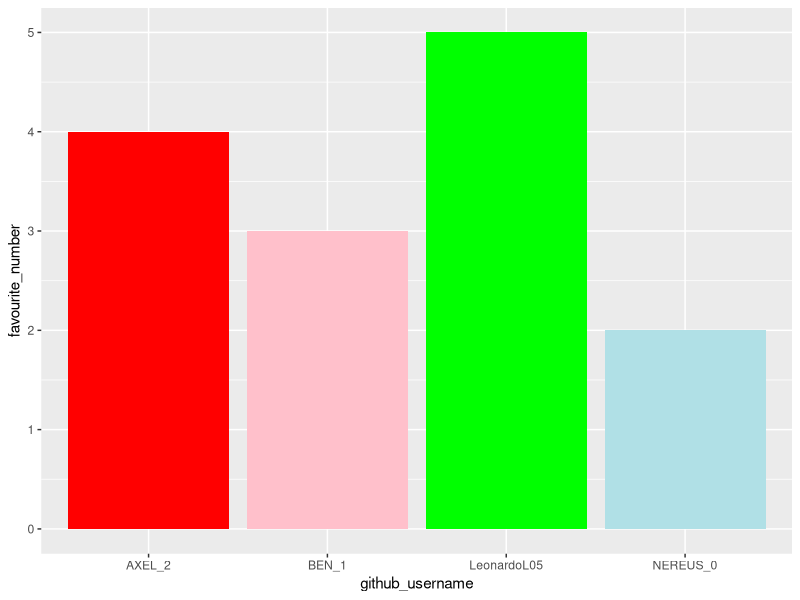
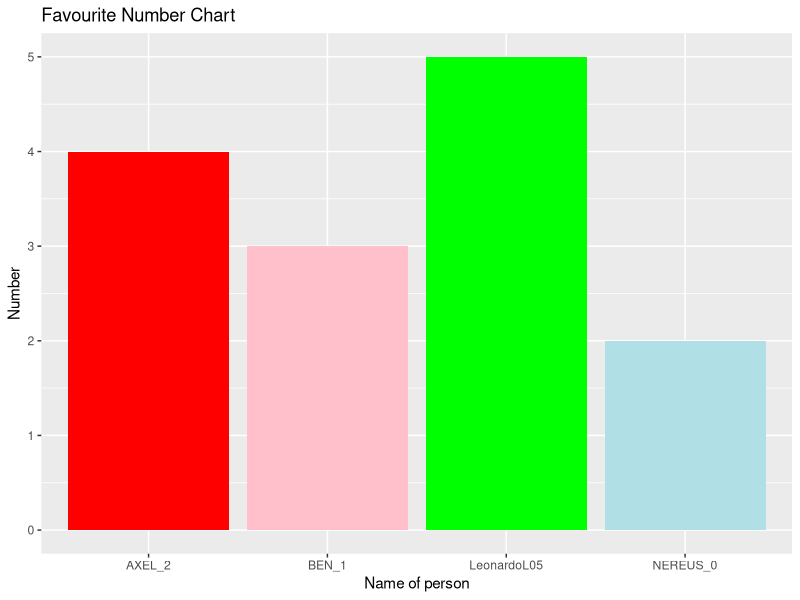
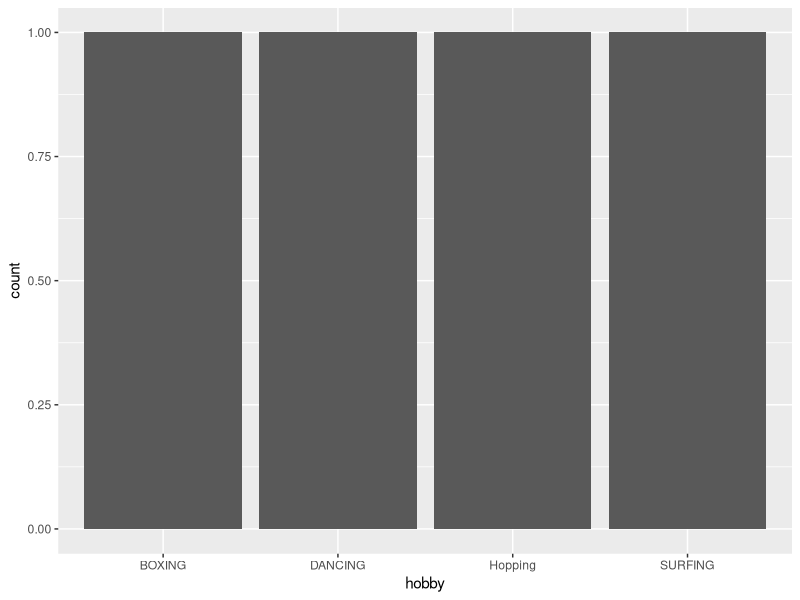

These charts were generated, in order, by the following R code:
## ---- chunk 1
library(tidyverse) 
## ---- chunk 2
team_data <- tibble(
  name = c("NEREUS", "BEN", "AXEL", 
           "LEO"),
  github_username = c("NEREUS_0", "BEN_1", "AXEL_2", 
                      "LeonardoL05"), 
  colour = c("powderblue", "PINK", "RED", 
             "GREEN"),
  hobby = c("Hopping", "DANCING", "BOXING", 
            "SURFING"),
  favourite_number = c(2, 3, 4, 5)
  )

team_data
## ---- chunk 3
p1 <- ggplot(data = team_data, 
             mapping = aes(x = github_username, 
                           y = favourite_number,
                           fill = colour), 
             ) +
   geom_col() +
   scale_fill_identity()
p1
## ---- chunk 4
p1 + labs(x = "Name of person", 
          y = "Number",
          title = "Favourite Number Chart")
## ---- chunk 5
p2 <- ggplot(team_data, aes(x = hobby)) +
  geom_bar()
p2
